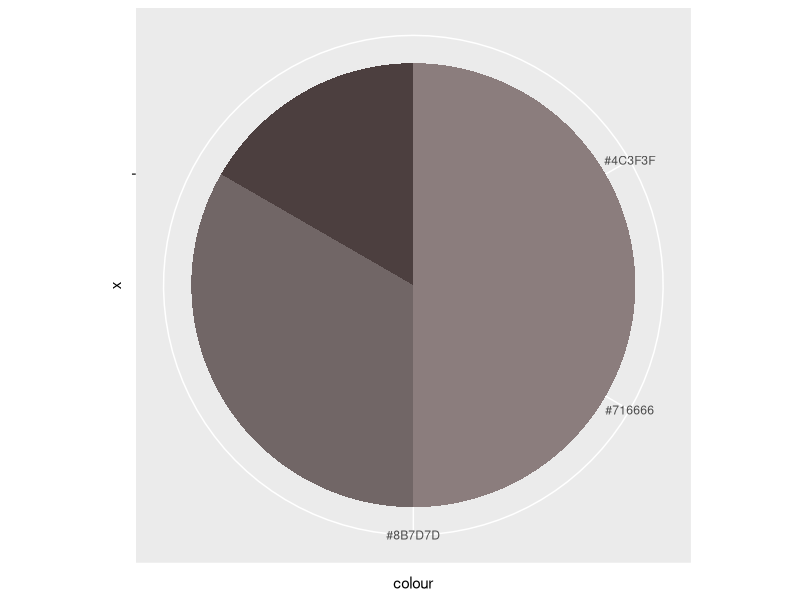

Here is the R script that generated this plot:
# from http://poldham.github.io/ggplot_pizza_patents_part2j/
# note that x="", x=1, x=factor(1) don't work, i.e. this code results in an erroneous
# piechart (bug is that the slices are not equal, each slice should be 1/3 of the pie chart!), for working code see:
# * http://rolandtanglao.com/2016/07/31/p2-simplest-ggplot2-pie-chart-with-colors-as-bar-values/
# * https://github.com/rtanglao/2016-r-rtgram/blob/master/first3-ig-van-01january2016-piechart.R

library(ggplot2)
data3 = read.csv(
  file="01january2016-1st3datapoints.csv", 
    stringsAsFactors=F)
p = ggplot(data=data3, 
       aes(x="", y=colour, fill=I(colour)
      ))
p = p + geom_bar(stat="identity")
p = p + coord_polar(theta = "y")

ggsave("stacked-pie-chart-patent-data-example-1st3-ig-van-01january-2016-piechart.png", p, width = 26.666666667, height = 26.666666667, dpi = 72, limitsize = FALSE) # 26.6666667 = 1920/72dpi
warnings()
